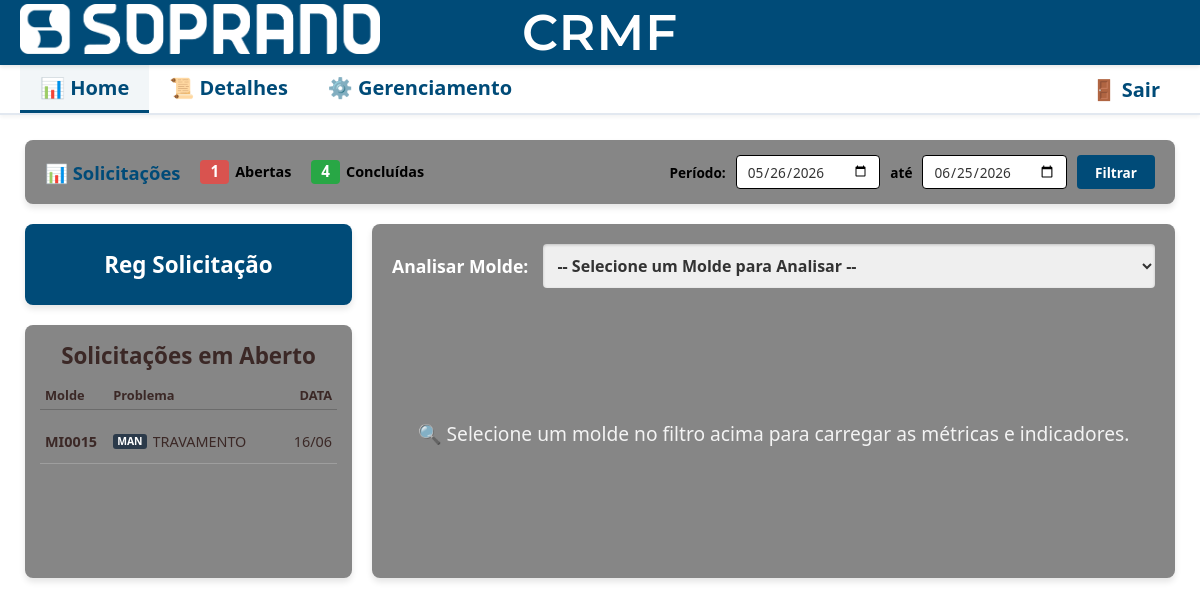
Before: / (signed in) with the older database file.
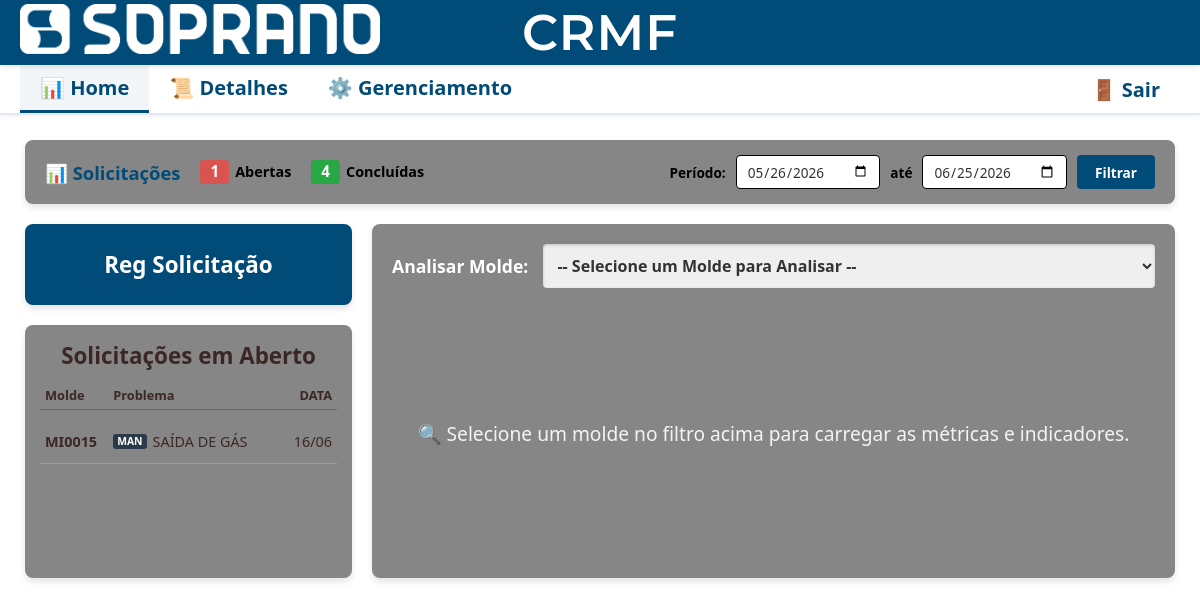
After: the same page with the newer database file.
### app_ferramentaria/models.py (models this page shows)
class SolicitacaoManutencao(models.Model):
    molde = models.ForeignKey(Molde, on_delete=models.DO_NOTHING, db_column='id_molde')
    maquina = models.ForeignKey(Maquina, on_delete=models.DO_NOTHING, db_column='id_maquina')
    operador = models.ForeignKey(Colaborador, on_delete=models.DO_NOTHING, db_column='id_operador', related_name='abertas_por')
    responsavel = models.ForeignKey(Colaborador, on_delete=models.DO_NOTHING, db_column='id_responsavel', null=True, related_name='resolvidas_por')
    ordem_manutencao = models.CharField(max_length=50, db_column='ordem_manutencao', blank=True, null=True)
    ordem_producao = models.CharField(max_length=50, db_column='ordem_producao', blank=True, null=True)
    parecer_producao = models.TextField(db_column='parecer_producao')
    parecer_ferramentaria = models.TextField(db_column='parecer_ferramentaria', null=True)
    status = models.CharField(max_length=20, db_column='status', default='Aberto')
    data_op = models.DateTimeField(db_column='data_op', blank=True, null=True)
    data_abertura = models.DateTimeField(db_column='data_abertura', default=timezone.now)
    data_fechamento = models.DateTimeField(db_column='data_fechamento', null=True)
    ultima_alteracao = models.DateTimeField(db_column='ultima_alteracao', auto_now=True)
    item = models.ForeignKey(ItemPorMolde, on_delete=models.SET_NULL, null=True, blank=True, verbose_name="Item / IN")
    motivo_manutencao = models.CharField(max_length=255, null=True, blank=True, verbose_name="Motivo (Em Manutenção)")
    previsao_retorno = models.DateField(null=True, blank=True, verbose_name="Previsão de Retorno")
    problemas = models.ManyToManyField(Problema, through='SolicitacaoProblema')
    acoes = models.ManyToManyField(AcaoManutencao, through='SolicitacaoAcao')
    class Meta:
        managed = True
        db_table = 'solicitacoes_manutencao'

class Molde(models.Model):
    molde_nome = models.CharField(max_length=100, db_column='molde_nome')
    endereco_molde = models.CharField(max_length=50, db_column='endereco_molde')
    status = models.CharField(max_length=20, db_column='status')
    class Meta:
        managed = False # Informa ao Django: "Não crie esta tabela, ela já existe"
        db_table = 'moldes' # Nome exato da tabela no SQLite

class Problema(models.Model):
    problema = models.CharField(max_length=100, db_column='problema')
    descricao = models.CharField(max_length=200, db_column='descricao')
    class Meta:
        managed = False
        db_table = 'problemas'

### app_ferramentaria/views.py (the view, shortened to what this page needs)
# urls.py: path('', views.dashboard_view, name='dashboard'),
@never_cache
@login_required(login_url='ferramentaria:login')
def dashboard_view(request):
    data_fim_padrao = timezone.now()
    data_inicio_padrao = data_fim_padrao - timedelta(days=30)
    is_ferramenteiro_ou_admin = request.user.groups.filter(name__in=['Ferramenteiro', 'Admin']).exists()
    data_inicio_str = request.GET.get('data_inicio')
    data_fim_str = request.GET.get('data_fim')
    if data_inicio_str:
        data_inicio = datetime.strptime(data_inicio_str, '%Y-%m-%d')
        data_inicio = timezone.make_aware(data_inicio)
    else:
        data_inicio = data_inicio_padrao
        data_inicio_str = data_inicio.strftime('%Y-%m-%d')
    if data_fim_str:
        data_fim = datetime.strptime(data_fim_str, '%Y-%m-%d')
        data_fim = data_fim.replace(hour=23, minute=59, second=59)
        data_fim = timezone.make_aware(data_fim)
    else:
        data_fim = data_fim_padrao
        data_fim_str = data_fim.strftime('%Y-%m-%d')
    total_abertas_periodo = SolicitacaoManutencao.objects.filter(
        data_abertura__range=[data_inicio, data_fim]
    ).exclude(
    status='Concluído'
    ).count()
    total_fechadas_periodo = SolicitacaoManutencao.objects.filter(
        data_fechamento__range=[data_inicio, data_fim],
        status='Concluído'
    ).count()
    molde_selecionado_id = request.GET.get('molde')
    molde_selecionado = None
    itens_molde = []
    labels_problemas = []
    valores_problemas = []
    pendencias = SolicitacaoManutencao.objects.filter(status__in=['Aberto', 'Em Manutenção']).order_by('-data_abertura')
    context = {
        'pendencias': pendencias,
        'lista_moldes': Molde.objects.filter(status = "Ativo"),
        'moldes': Molde.objects.filter(status = "Ativo"),
        'lista_maquinas': Maquina.objects.filter(status = "Ativo"),
        'lista_operadores': Colaborador.objects.filter(status = "Ativo", funcao__iexact='Operador'),
        'lista_problemas': Problema.objects.all(),
        'lista_acoes_manutencao': AcaoManutencao.objects.all(),
        'lista_ferramenteiros': Colaborador.objects.filter(status='Ativo', funcao__iexact='Ferramenteiro'),
        'molde_selecionado_id': str(molde_selecionado_id) if molde_selecionado_id else None,
        'molde_selecionado': molde_selecionado,
        'itens_molde': itens_molde,
        'labels_problemas': json.dumps(labels_problemas),
        'valores_problemas': json.dumps(valores_problemas),
        'total_abertas_periodo': total_abertas_periodo,
        'total_fechadas_periodo': total_fechadas_periodo,
        'data_inicio_filtro': data_inicio_str,
        'data_fim_filtro': data_fim_str,
        'pode_editar': is_ferramenteiro_ou_admin,
    }
    return render(request, 'ferramentaria/dashboard.html', context)

### app_ferramentaria/templates/ferramentaria/dashboard.html (shortened to what this page needs)
{% extends 'ferramentaria/base.html' %}
{% block content %}
<div style="background: #868686; padding: 15px 20px; border-radius: 8px; box-shadow: 0 4px 6px rgba(0,0,0,0.1); width: 100%; box-sizing: border-box; margin-bottom: 20px;">
    <form method="GET" action="" style="display: flex; justify-content: space-between; align-items: center; flex-wrap: wrap; gap: 15px; width: 100%; margin: 0; padding: 0;">
        <div style="display: flex; align-items: center; gap: 20px; flex-wrap: wrap;">
            <h3 style="color: #004B78; font-size: 1.15rem; font-weight: bold; margin: 0; white-space: nowrap; display: flex; align-items: center; gap: 6px;">
                📊 Solicitações
            </h3>
            <div style="display: flex; align-items: center; gap: 6px;">
                <span style="background-color: #d9534f; color: white; padding: 4px 10px; border-radius: 4px; font-weight: bold; font-size: 0.95rem; line-height: 1;">
                    {{ total_abertas_periodo }}
                </span>
                <span style="color: #000000; font-size: 0.9rem; font-weight: 600;">Abertas</span>
            </div>
            <div style="display: flex; align-items: center; gap: 6px;">
                <span style="background-color: #28a745; color: white; padding: 4px 10px; border-radius: 4px; font-weight: bold; font-size: 0.95rem; line-height: 1;">
                    {{ total_fechadas_periodo }}
                </span>
                <span style="color: #000000; font-size: 0.9rem; font-weight: 600;">Concluídas</span>
            </div>
        </div>
        <div style="display: flex; align-items: center; gap: 10px; flex-wrap: wrap; margin-left: auto;">
            <label style="font-size: 0.85rem; font-weight: bold; color: #000000; margin: 0;">Período:</label>
            <input type="date" name="data_inicio" value="{{ data_inicio_filtro }}" style="padding: 6px 10px; border: 1px solid #000000; border-radius: 4px; font-size: 0.85rem; color: #333; height: 34px; box-sizing: border-box; background-color: #ffffff;">
            <label style="font-size: 0.85rem; font-weight: bold; color: #000000; margin: 0;">até</label>
            <input type="date" name="data_fim" value="{{ data_fim_filtro }}" style="padding: 6px 10px; border: 1px solid #000000; border-radius: 4px; font-size: 0.85rem; color: #333; height: 34px; box-sizing: border-box; background-color: #ffffff;">
            <button type="submit" style="background-color: #004B78; color: white; border: none; padding: 0 18px; border-radius: 4px; font-weight: bold; cursor: pointer; font-size: 0.85rem; height: 34px; display: flex; align-items: center; justify-content: center; transition: background 0.2s; box-sizing: border-box;">
                Filtrar
            </button>
        </div>
    </form>
</div>
<div class="dash-container" style="display: flex; flex-direction: row-reverse; gap: 20px; width: 100%; align-items: stretch; box-sizing: border-box;">
    <div class="dash-left" style="flex: 7; border-radius: 8px; padding: 20px; display: flex; flex-direction: column; gap: 20px; box-shadow: 0 4px 6px rgba(0,0,0,0.1); box-sizing: border-box;">
        <div class="analisar-molde-container" style="width: 100%;">
            <form method="GET" action="" style="display: flex; align-items: center; gap: 15px; width: 100%; margin: 0;">
                <label style="color: white; font-weight: bold; font-size: 1.1rem; white-space: nowrap; margin: 0;">Analisar Molde:</label>
                <select name="molde" onchange="this.form.submit()" style="flex: 1; padding: 10px; border-radius: 4px; border: none; font-size: 1rem; font-weight: bold; color: #333; box-shadow: inset 0 1px 3px rgba(0,0,0,0.2);">
                    <option value="">-- Selecione um Molde para Analisar --</option>
                </select>
            </form>
        </div>
        {% if molde_selecionado %}
            <div class="dash-inner-split" style="display: flex; gap: 20px; width: 100%;">
                <div style="flex: 1; background: white; padding: 20px; border-radius: 8px; text-align: center; box-shadow: 0 4px 6px rgba(0,0,0,0.1); min-height: 130px; display: flex; flex-direction: column; justify-content: center; box-sizing: border-box;">
                    <h4 style="color: #666; margin: 0 0 8px 0; text-transform: uppercase; font-size: 0.85rem; font-weight: bold; letter-spacing: 0.5px;">Contagem de Ciclos / Batidas</h4>
                    <div style="font-size: 2.5rem; font-weight: bold; color: #004B78; line-height: 1;">--</div>
                    <span style="font-size: 0.75rem; color: #999; font-style: italic; margin-top: 8px;">Aguardando integração de sensores IoT com a API</span>
                </div>
                <div style="flex: 1; background: white; padding: 20px; border-radius: 8px; box-shadow: 0 4px 6px rgba(0,0,0,0.1); display: flex; align-items: center; gap: 20px; min-height: 130px; box-sizing: border-box;">
                    <span style="font-size: 2.2rem; line-height: 1;">📍</span>
                    <div style="text-align: left;">
                        <h4 style="color: #666; margin: 0; text-transform: uppercase; font-size: 0.85rem; font-weight: bold; letter-spacing: 0.5px;">Endereço / Prateleira</h4>
                        <div style="font-size: 1.6rem; font-weight: bold; color: #004B78; margin-top: 5px; text-transform: uppercase;">
                            {{ molde_selecionado.endereco_molde|default_if_none:"NÃO INFORMADO" }}
                        </div>
                    </div>
                </div>
            </div>
            <div class="dash-inner-split" style="display: flex; gap: 20px; width: 100%;">
                <div class="card-itens" style="flex: 1; background: white; padding: 20px; border-radius: 8px; box-shadow: 0 4px 6px rgba(0,0,0,0.1); max-height: 380px; overflow-y: auto;">
                    <h3 style="border-bottom: 2px solid #f4eaeb; padding-bottom: 10px; margin-bottom: 15px; color: #004B78; font-size: 1.2rem; font-weight: bold;">Itens Vinculados</h3>
                    <ul style="list-style: none; padding: 0; margin: 0;">
                        {% for item in itens_molde %}
                            <li style="padding: 8px 0; border-bottom: 1px solid #f0f0f0;">
                                <strong style="color: #333;">{{ item.item_codigo }}{% if item.cod_complementar %} - {{ item.cod_complementar }}{% endif %}</strong><br>
                                <span style="font-size: 0.85rem; color: #666;">{{ item.descricao }}</span>
                            </li>
                        {% empty %}
                            <li style="color: #888; font-style: italic; font-size: 0.9rem;">Nenhum item cadastrado para este molde.</li>
                        {% endfor %}
                    </ul>
                </div>
                <div class="card-grafico" style="flex: 1; background: white; padding: 20px; border-radius: 8px; box-shadow: 0 4px 6px rgba(0,0,0,0.1); height: 380px; display: flex; flex-direction: column;">
                    <h3 style="border-bottom: 2px solid #f4eaeb; padding-bottom: 10px; margin-bottom: 15px; color: #004B78; font-size: 1.2rem; width: 100%; text-align: left; font-weight: bold; display: flex; align-items: center; box-sizing: border-box;">
                        <span>Incidência de Problemas</span>
                        <span id="badge-total-problemas" style="margin-left: auto; background-color: #9c8481; color: white; padding: 4px 12px; border-radius: 20px; font-size: 0.85rem; font-weight: bold; letter-spacing: 0.5px; white-space: nowrap;">
                            Total: --
                        </span>
                    </h3>
                    <div class="chart-container" style="position: relative; width: 100%; height: 280px;">
                        <canvas id="graficoProblemas"></canvas>
                    </div>
                </div>
            </div>
        {% else %}
            <div style="display: flex; align-items: center; justify-content: center; color: white; opacity: 0.9; font-size: 1.2rem; text-align: center; min-height: 250px;">
                🔍 Selecione um molde no filtro acima para carregar as métricas e indicadores.
            </div>
        {% endif %}
    </div>
    <div class="dash-right" style="flex: 3; min-width: 290px; display: flex; flex-direction: column; gap: 20px; box-sizing: border-box;">
        <button class="btn-reg" onclick="abrirModal('modalNovaOS')">
            Reg Solicitação
        </button>
        <div class="pendencias-box">
            <h3>Solicitações em Aberto</h3>
            <div class="pendencias-header">
                <span class="col-molde">Molde</span>
                <span class="col-prob">Problema</span>
                <span class="col-data">DATA</span>
            </div>
            <ul class="lista-pendencias">
                {% for os in pendencias %}
                <li class="item-pendencia"
                    data-id="{{ os.id }}"
                    data-molde="{{ os.molde.molde_nome }}"
                    data-IN="{{ os.item.cod_complementar|default:'-' }}"
                    data-data="{{ os.data_abertura|date:'d/m/Y H:i' }}"
                    data-maquina="{{ os.maquina.maquina }}"
                    data-operador="{{ os.operador.nome }}"
                    data-motivo="{{ os.motivo_manutencao|default:'' }}"
                    data-previsao="{{ os.previsao_retorno|date:'Y-m-d'|default:'' }}"
                    data-OM="{{ os.ordem_manutencao }}"
                    data-parecer-prod="{{ os.parecer_producao|default:'Nenhum parecer informado.' }}"
                    data-problemas="{% for prob in os.problemas.all %}{{ prob.problema }}{% if not forloop.last %}, {% endif %}{% empty %}Relato textual{% endfor %}"
                    data-status="{{ os.status }}"
                    onclick="abrirModalDetalhes(this)">
                    <span class="col-molde">{{ os.molde.molde_nome }}</span>
                    <span class="col-prob">
                        {% if os.status == 'Em Manutenção' %}
                            <span class="badge-status badge-manutencao">MAN</span>
                        {% else %}
                            <span class="badge-status badge-nova">PEN</span>
                        {% endif %}
                        <span class="col-prob-texto">
                            {% for prob in os.problemas.all %}
                                {{ prob.problema }}{% if not forloop.last %}, {% endif %}
                            {% empty %}
                                Relato textual
                            {% endfor %}
                        </span>
                    </span>
                    <span class="col-data">{{ os.data_abertura|date:"d/m" }}</span>
                </li>
                {% empty %}
                <li class="item-pendencia" style="justify-content: center; color: white; opacity: 0.7;">Nenhuma ordem de serviço em aberto!</li>
                {% endfor %}
            </ul>
        </div>
    </div>
</div>
{% endblock %}

Changed rows visible on the page:
changed Problema: problema "TRAVAMENTO" → "SAÍDA DE GÁS"
